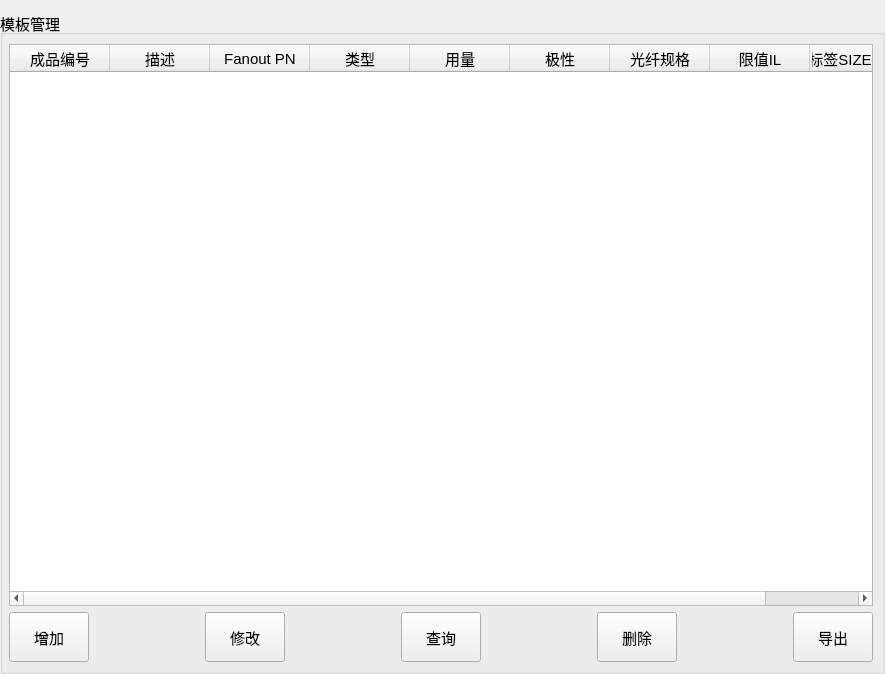
<?xml version="1.0" encoding="UTF-8"?>
<ui version="4.0">
 <class>Form</class>
 <widget class="QWidget" name="Form">
  <property name="geometry">
   <rect>
    <x>0</x>
    <y>0</y>
    <width>885</width>
    <height>674</height>
   </rect>
  </property>
  <property name="windowTitle">
   <string>Form</string>
  </property>
  <layout class="QGridLayout" name="gridLayout">
   <property name="leftMargin">
    <number>0</number>
   </property>
   <property name="rightMargin">
    <number>0</number>
   </property>
   <property name="bottomMargin">
    <number>0</number>
   </property>
   <item row="0" column="0">
    <widget class="QGroupBox" name="groupBox">
     <property name="font">
      <font>
       <pointsize>11</pointsize>
      </font>
     </property>
     <property name="title">
      <string>模板管理</string>
     </property>
     <layout class="QGridLayout" name="gridLayout_2">
      <property name="leftMargin">
       <number>6</number>
      </property>
      <item row="0" column="0">
       <widget class="QTableWidget" name="tableWidget">
        <column>
         <property name="text">
          <string>成品编号</string>
         </property>
        </column>
        <column>
         <property name="text">
          <string>描述</string>
         </property>
        </column>
        <column>
         <property name="text">
          <string>Fanout PN</string>
         </property>
        </column>
        <column>
         <property name="text">
          <string>类型</string>
         </property>
        </column>
        <column>
         <property name="text">
          <string>用量</string>
         </property>
        </column>
        <column>
         <property name="text">
          <string>极性</string>
         </property>
        </column>
        <column>
         <property name="text">
          <string>光纤规格</string>
         </property>
        </column>
        <column>
         <property name="text">
          <string>限值IL</string>
         </property>
        </column>
        <column>
         <property name="text">
          <string>标签SIZE 长*宽</string>
         </property>
        </column>
       </widget>
      </item>
      <item row="1" column="0">
       <layout class="QHBoxLayout" name="horizontalLayout">
        <item>
         <widget class="QPushButton" name="pushButton">
          <property name="minimumSize">
           <size>
            <width>0</width>
            <height>50</height>
           </size>
          </property>
          <property name="text">
           <string>增加</string>
          </property>
         </widget>
        </item>
        <item>
         <spacer name="horizontalSpacer">
          <property name="orientation">
           <enum>Qt::Horizontal</enum>
          </property>
          <property name="sizeHint" stdset="0">
           <size>
            <width>40</width>
            <height>20</height>
           </size>
          </property>
         </spacer>
        </item>
        <item>
         <widget class="QPushButton" name="pushButton_2">
          <property name="minimumSize">
           <size>
            <width>0</width>
            <height>50</height>
           </size>
          </property>
          <property name="text">
           <string>修改</string>
          </property>
         </widget>
        </item>
        <item>
         <spacer name="horizontalSpacer_2">
          <property name="orientation">
           <enum>Qt::Horizontal</enum>
          </property>
          <property name="sizeHint" stdset="0">
           <size>
            <width>40</width>
            <height>20</height>
           </size>
          </property>
         </spacer>
        </item>
        <item>
         <widget class="QPushButton" name="pushButton_3">
          <property name="minimumSize">
           <size>
            <width>0</width>
            <height>50</height>
           </size>
          </property>
          <property name="text">
           <string>查询</string>
          </property>
         </widget>
        </item>
        <item>
         <spacer name="horizontalSpacer_3">
          <property name="orientation">
           <enum>Qt::Horizontal</enum>
          </property>
          <property name="sizeHint" stdset="0">
           <size>
            <width>40</width>
            <height>20</height>
           </size>
          </property>
         </spacer>
        </item>
        <item>
         <widget class="QPushButton" name="pushButton_5">
          <property name="minimumSize">
           <size>
            <width>0</width>
            <height>50</height>
           </size>
          </property>
          <property name="text">
           <string>删除</string>
          </property>
         </widget>
        </item>
        <item>
         <spacer name="horizontalSpacer_4">
          <property name="orientation">
           <enum>Qt::Horizontal</enum>
          </property>
          <property name="sizeHint" stdset="0">
           <size>
            <width>40</width>
            <height>20</height>
           </size>
          </property>
         </spacer>
        </item>
        <item>
         <widget class="QPushButton" name="pushButton_4">
          <property name="minimumSize">
           <size>
            <width>0</width>
            <height>50</height>
           </size>
          </property>
          <property name="text">
           <string>导出</string>
          </property>
         </widget>
        </item>
       </layout>
      </item>
     </layout>
    </widget>
   </item>
  </layout>
 </widget>
 <resources/>
 <connections/>
</ui>
